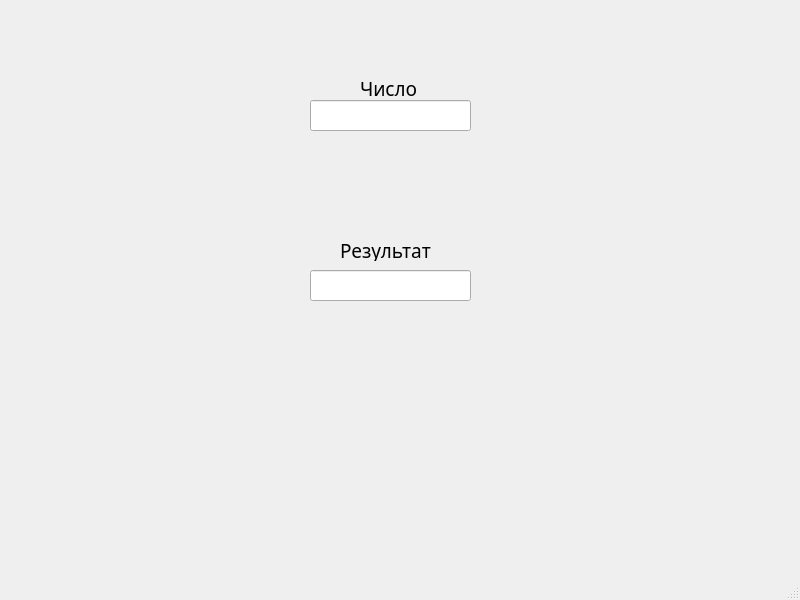
<?xml version="1.0" encoding="UTF-8"?>
<ui version="4.0">
 <class>MainWindow</class>
 <widget class="QMainWindow" name="MainWindow">
  <property name="geometry">
   <rect>
    <x>0</x>
    <y>0</y>
    <width>800</width>
    <height>600</height>
   </rect>
  </property>
  <property name="font">
   <font>
    <family>Titillium Web</family>
    <pointsize>14</pointsize>
   </font>
  </property>
  <property name="windowTitle">
   <string>MainWindow</string>
  </property>
  <widget class="QWidget" name="centralwidget">
   <widget class="QLabel" name="label">
    <property name="geometry">
     <rect>
      <x>360</x>
      <y>80</y>
      <width>66</width>
      <height>17</height>
     </rect>
    </property>
    <property name="text">
     <string>Число</string>
    </property>
   </widget>
   <widget class="QLabel" name="label_2">
    <property name="geometry">
     <rect>
      <x>340</x>
      <y>240</y>
      <width>121</width>
      <height>21</height>
     </rect>
    </property>
    <property name="text">
     <string>Результат</string>
    </property>
   </widget>
   <widget class="QLineEdit" name="Result_line">
    <property name="geometry">
     <rect>
      <x>310</x>
      <y>270</y>
      <width>161</width>
      <height>31</height>
     </rect>
    </property>
   </widget>
   <widget class="QLineEdit" name="Number_line">
    <property name="geometry">
     <rect>
      <x>310</x>
      <y>100</y>
      <width>161</width>
      <height>31</height>
     </rect>
    </property>
   </widget>
  </widget>
  <widget class="QMenuBar" name="menubar">
   <property name="geometry">
    <rect>
     <x>0</x>
     <y>0</y>
     <width>800</width>
     <height>34</height>
    </rect>
   </property>
  </widget>
  <widget class="QStatusBar" name="statusbar"/>
 </widget>
 <resources/>
 <connections/>
</ui>
